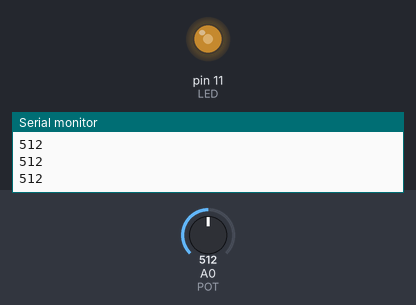
Recording of a sketch running on a simulated Arduino Uno, built with avr-gcc and run on an emulated ATmega328P. Shown: output pins drawn as LEDs (lit = HIGH), the last lines printed to the serial monitor. The inputs (shaded band) are chosen by the test bench; at power-on: A0 (POT) = 512.

Above: at 1.2 s.
1.3 s: A0 (POT) set to 716
At 2.0 s:
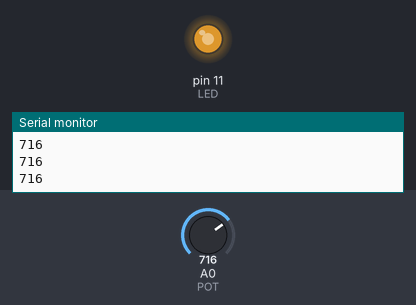
2.8 s: A0 (POT) set to 900
At 3.2 s:
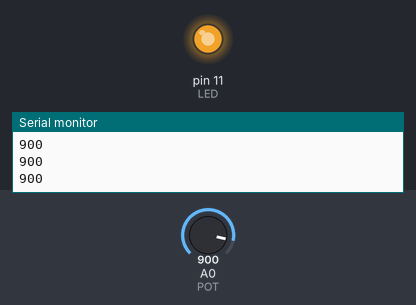
4.3 s: A0 (POT) set to 122
At 5.5 s:
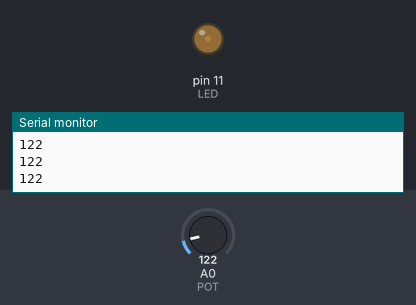
5.8 s: A0 (POT) set to 0
At 6.6 s:
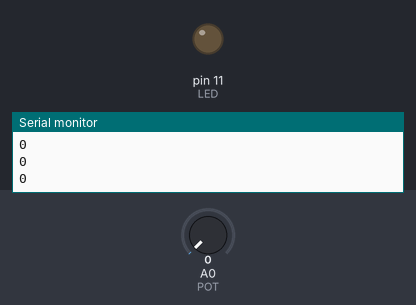
7.3 s: A0 (POT) set to 511
At 7.8 s:
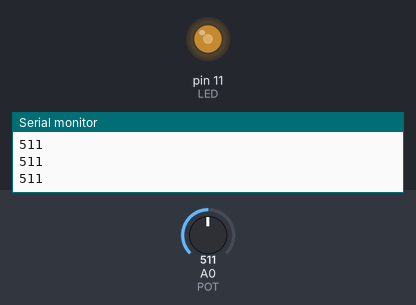
Timing chart, 0 to 9.8 s (numbered marks = the images above; inputs shaded):
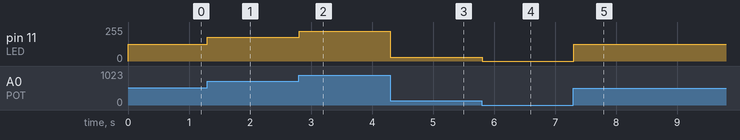

Measured:
- after the input at 1.3 s, pin 11 (LED): 127/255 → 178/255 at once
- after the input at 2.8 s, pin 11 (LED): 178/255 → 224/255 at once
- after the input at 4.3 s, pin 11 (LED): 224/255 → 30/255 at once
- after the input at 5.8 s, pin 11 (LED): 30/255 → 0/255 at once
- after the input at 7.3 s, pin 11 (LED): 0/255 → 127/255 at once

The sketch:

pot.ino
```cpp
//Potentiometer Reading Sketch

const int POT = 0;
const int LED = 11;

void setup() {
  Serial.begin(9600);
}

void loop() {
  int potValue = analogRead(POT);
  int lightLevel = map(potValue, 0, 1023, 0, 255);
  lightLevel = constrain(lightLevel, 0,255);

  analogWrite(LED,lightLevel);
  Serial.println(potValue);
}
```
